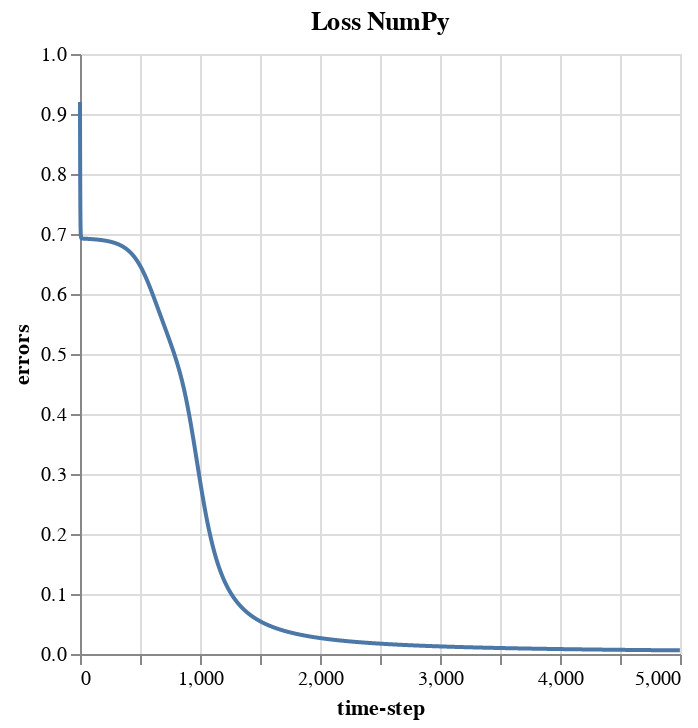

Write notebook code for a chart like this one.
### Code cell
alt.data_transformers.disable_max_rows()
df = pd.DataFrame({"errors": errors, "time-step": np.arange(len(errors))})
alt.Chart(df).mark_line().encode(x="time-step", y="errors").properties(title='Loss NumPy')

### Figure 1 — Vega-Lite specification as saved in the notebook (floating-point values rounded to 4 significant figures; data arrays with more than 128 entries replaced by an {"elided": "..."} marker saying what was removed)
{"config": {"view": {"continuousWidth": 300, "continuousHeight": 300}}, "data": {"name": "data-44499b93679ea2877f06dc8fdfa5c2fd"}, "mark": {"type": "line"}, "encoding": {"x": {"field": "time-step", "type": "quantitative"}, "y": {"field": "errors", "type": "quantitative"}}, "title": "Loss NumPy", "$schema": "https://vega.github.io/schema/vega-lite/v5.20.1.json", "datasets": {"data-44499b93679ea2877f06dc8fdfa5c2fd": {"elided": "5000 records"}}}
